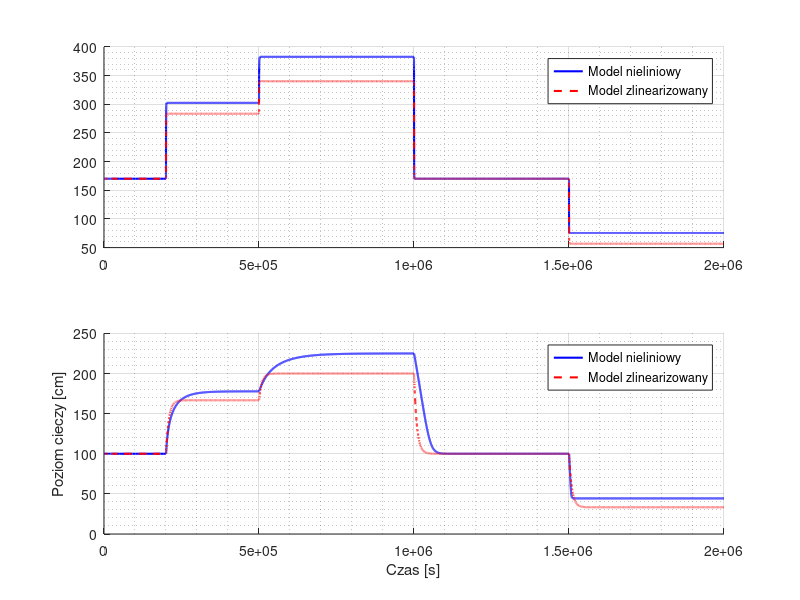

This figure's MATLAB source:
%% Porównanie modelu nieliniowego i zlinearizowanego
clear; clc;

Tend = 2e6;

% Uwaga:
% Można zauważyć, że jakość dopasowania modelu zlinearyzowanego do
% nieliniowego nie zależy osobno od F1 i Fd, ale od ich sumy F1+Fd.
% Jest to zresztą zgodne z fizyką zagadnienia.
% Przybliżenie działa w miarę sensownie o ile wychylenie od 
% sumy (z punktu linearyzacji-równowagi) nie przekracza +/-20%.


%% ---------------------------------------------------------------
% Linearyzacja modelu nieliniowego

% Punkt linearyzacji (punkt równowagi):
Fin_point = 200; % (F1_point)
Fd_point = 100;
h1_point = ( 1/23 * (Fin_point + Fd_point) )^2;
h2_point = ( 1/30 * (Fin_point + Fd_point) )^2;

A = zeros(2,2);
A(1,1) = -1.42857142857143*(Fin_point + Fd_point - 23*sqrt(h1_point))/h1_point^2 - 16.4285714285714/h1_point^(3/2);
A(1,2) = 0;
A(2,1) = 8.51851851851852/(sqrt(h1_point)*h2_point^2);
A(2,2) = -1.48148148148148*(23*sqrt(h1_point) - 30*sqrt(h2_point))/h2_point^3 - 11.1111111111111/h2_point^(5/2);

B = zeros(2,2);
B(1,1) = 1.42857142857143/h1_point;
B(1,2) = 1.42857142857143/h1_point;
B(2,1) = 0;
B(2,2) = 0;


%% ---------------------------------------------------------------
% Symulacja modeli nieliniowego i zlinearizowanego

% Wychylenia od punktu równowagi:
dF1 = @(t) 100*(t>= 2e5) - 150*(t >= 1e6);
dFD = @(t) 50*(t >= 5e5) - 100*(t >= 1.5e6);

% Nieliniowy model dynamiczny
h0 = [ h1_point ; h2_point ];
F1 = @(t) Fin_point + dF1(t);
FD = @(t) Fd_point + dFD(t);

fNonlinear = @(t,h) [ ...
    ( F1(t) + FD(t) - 23 * sqrt(h(1))) / (0.7 * h(1)) ; ...
    ( 23 * sqrt(h(1)) - 30 * sqrt(h(2))) / (1.35 * h(2)^2) ...
];

[tn,hn] = ode45(fNonlinear, [0, Tend], h0, odeset('RelTol',1e-6));

% Zlinearizowany model dynamiczny

% h1 = h1_point + dh1
% h2 = h2_point + dh2
% F1 = F1_point + dF1
% FD = FD_point + dFD

dh0 = [0; 0];
fLinear = @(t,dh) A*dh + B*[dF1(t); dFD(t)];
[tl, dhl] = ode45(fLinear, [0, Tend], dh0, odeset('RelTol',1e-6));
hl = dhl + [h1_point, h2_point];


% Rysowanie wyników
figure(1);
subplot(2,1,1);
hold on;
plot(tn, hn(:,1), 'b', 'LineWidth', 1.5); 
plot(tl, hl(:,1), 'r--', 'LineWidth', 1.5);
legend('Model nieliniowy', 'Model zlinearizowany', 'Location', 'northeast');
grid on
grid minor
subplot(2,1,2);
hold on;
plot(tn, hn(:,2), 'b', 'LineWidth', 1.5); 
plot(tl, hl(:,2), 'r--', 'LineWidth', 1.5);
legend('Model nieliniowy', 'Model zlinearizowany', 'Location', 'northeast');
grid on;
grid minor
xlabel('Czas [s]');
ylabel('Poziom cieczy [cm]');
